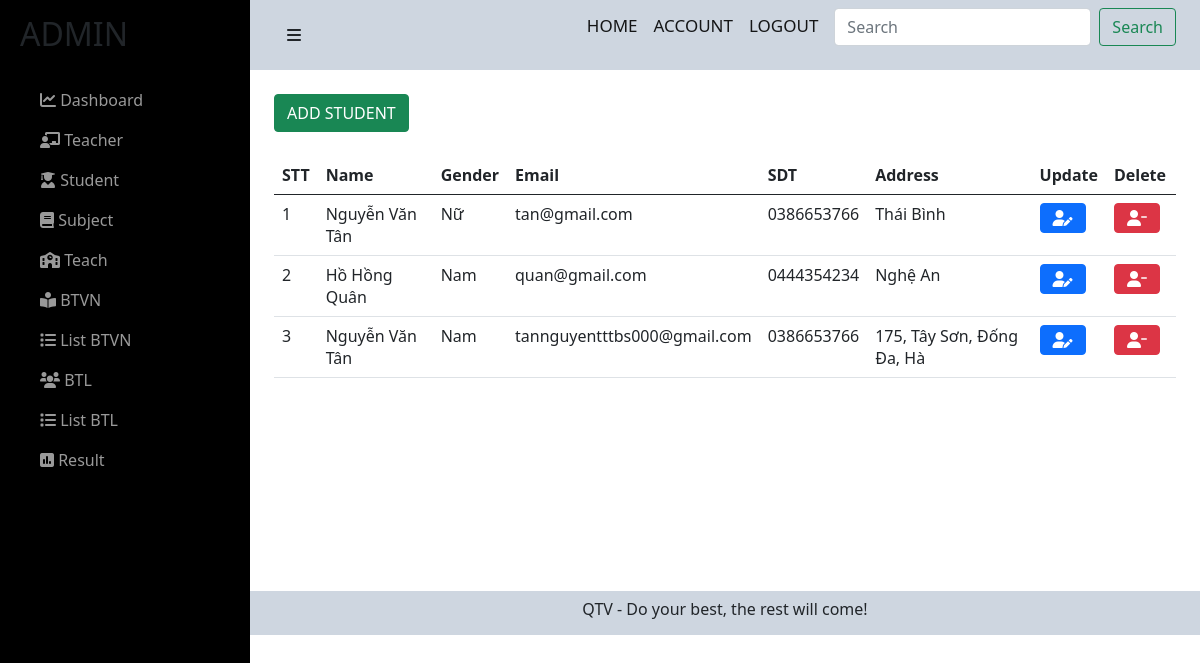
The page /admin/student.php on the database its author committed.
### tables this page shows
CREATE TABLE `sinhvien` (
  `idSV` int(11) NOT NULL,
  `nameSV` varchar(255) NOT NULL,
  `genderSV` tinyint(1) NOT NULL,
  `emailSV` varchar(255) NOT NULL,
  `sdtSV` varchar(255) NOT NULL,
  `addressSV` varchar(255) NOT NULL
);

### admin/student.php (the view, shortened to what this page needs)
<?php include('../config/config.php'); ?>
<link href="https://cdn.jsdelivr.net/npm/bootstrap@5.0.2/dist/css/bootstrap.min.css" rel="stylesheet">
<link rel="stylesheet" href="https://cdnjs.cloudflare.com/ajax/libs/font-awesome/6.0.0-beta2/css/all.min.css" />
<link rel="stylesheet" href="../css/teacher-admin.css">
<div id="wrapper">
    <div id="sidebar-wrapper">
        <ul class="sidebar-nav">
            <li class="sidebar-brand">
                <h2>ADMIN</h2>
            </li>
            <li>
                <a href="index.php"><i class="fas fa-chart-line"></i> Dashboard</a>
            </li>
            <li>
                <a href="teacher.php"><i class="fas fa-chalkboard-teacher"></i> Teacher</a>
            </li>
            <li>
                <a href="student.php"><i class="fas fa-user-graduate"></i> Student</a>
            </li>
            <li>
                <a href="subject.php"><i class="fas fa-book"></i> Subject</a>
            </li>
            <li>
                <a href=".teach.php"><i class="fas fa-school"></i> Teach</a>
            </li>
            <li>
                <a href="btvn.php"><i class="fas fa-book-reader"></i> BTVN</a>
            </li>
            <li>
                <a href="listbtvn.php"><i class="fas fa-list"></i> List BTVN</a>
            </li>
            <li>
                <a href="btl.php"><i class="fas fa-users"></i> BTL</a>
            </li>
            <li>
                <a href="listbtl.php"><i class="fas fa-list"></i> List BTL</a>
            </li>
            <li>
                <a href="result.php"><i class="fas fa-poll"></i> Result</a>
            </li>
        </ul>
    </div>
    <div id="page-content-wrapper">
        <div class="container-fluid">
            <div class="row">
                <div class="col-lg-12">
                    <nav class="navbar navbar-light">
                        <div class="container-fluid">
                            <a href="#menu-toggle" class="btn btn-default" id="menu-toggle"><i class="fas fa-bars"></i></a>
                            <form class="d-flex">
                                <a href="" class="navbar-brand">HOME</a>
                                <a href="" class="navbar-brand">ACCOUNT</a>
                                <a href="" class="navbar-brand">LOGOUT</a>
                                <input class="form-control me-2" type="search" placeholder="Search" aria-label="Search">
                                <button class="btn btn-outline-success" type="submit">Search</button>
                            </form>
                        </div>
                    </nav>
                    <div class="container">
                        <br>
                        <a href="./add-student-admin.php"><button class="btn btn-success"> ADD STUDENT</button></a>
                        <br><br>
                        <table class="table">
                            <thead>
                                <tr>
                                    <th scope="col">STT</th>
                                    <th scope="col">Name</th>
                                    <th scope="col">Gender</th>
                                    <th scope="col">Email</th>
                                    <th scope="col">SDT</th>
                                    <th scope="col">Address</th>
                                    <th scope="col">Update</th>
                                    <th scope="col">Delete</th>
                                </tr>
                            </thead>
                            <tbody>
                                <?php
                                $sql = "SELECT * from sinhvien";
                                $res = mysqli_query($conn, $sql);
                                $sn = 1;
                                if ($res == true) {
                                    while ($row = mysqli_fetch_assoc($res)) {
                                        $genderSV = $row['genderSV'];
                                ?>
                                        <tr>
                                            <td><?php echo $sn++ ?></td>
                                            <td><?php echo $row['nameSV']; ?></td>
                                            <td>
                                                <?php if ($genderSV == 1) {
                                                    echo 'Nam';
                                                }
                                                if ($genderSV == 0) {
                                                    echo 'Nữ';
                                                }
                                                ?>
                                            </td>
                                            <td><?php echo $row['emailSV']; ?></td>
                                            <td><?php echo $row['sdtSV']; ?></td>
                                            <td><?php echo $row['addressSV']; ?></td>
                                            <td>
                                                <a href="./upd-student-admin.php?idSV=<?php echo $row['idSV']; ?>"><button type="button" class="btn btn-primary text-white me-2"><i class="fas fa-user-edit"></i></button></a>
                                            </td>
                                            <td>
                                                <a href="./del-student-admin.php?idSV=<?php echo $row['idSV']; ?>"><button type="button" class="btn btn-danger text-white me-2"><i class="fas fa-user-minus"></i></button></a>
                                            </td>
                                        </tr>
                                <?php
                                    }
                                }
                                ?>
                            </tbody>
                        </table>
                    </div>
                </div>
            </div>
        </div>
        <footer>
            <p class="ftr text-center">
                QTV - Do your best, the rest will come!
            </p>
        </footer>
    </div>
</div>

### css/teacher-admin.css (style rules this page uses)
.row>* { padding : 0; }
#wrapper { padding-left: 0; -webkit-transition: all 0.5s ease; -moz-transition: all 0.5s ease; -o-transition: all 0.5s ease; transition: all 0.5s ease; }
.navbar-brand { font-size:17px; font-weight:500; }
#page-content-wrapper { padding: 50px; position: relative; }
#sidebar-wrapper { z-index: 1000; position: fixed; left: 250px; width: 0; height: 100%; margin-left: -250px; overflow-y: auto; background: #000; -webkit-transition: all 0.5s ease; -moz-transition: all 0.5s ease; -o-transition: all 0.5s ease; transition: all 0.5s ease; }
#page-content-wrapper { width: 100%; position: absolute; padding: 15px; }
.sidebar-nav { position: absolute; top: 0; width: 250px; margin: 0; padding: 0; list-style: none; }
.sidebar-nav li { text-indent: 20px; line-height: 40px; }
.sidebar-nav li a { display: block; text-decoration: none; color: #999999; }
.sidebar-nav > .sidebar-brand { height: 65px; font-size: 18px; line-height: 60px; margin-top: 15px; }
@media (min-width:768px) { #wrapper { padding-left: 250px; } }
@media (min-width:768px) { #sidebar-wrapper { width: 250px; } }
@media (min-width:768px) { #page-content-wrapper { padding: 0; position: relative; } }
.navbar, .ftr { background-color: #ced6e0; }
.ftr { height:44px; margin-bottom: 0; padding-top:6px; }
.container { min-height: 521px; }

### rows shown on the page
sinhvien: nameSV "Nguyễn Văn Tân", genderSV "Nữ", emailSV "tan@gmail.com", sdtSV "0386653766", addressSV "Thái Bình"
sinhvien: nameSV "Hồ Hồng Quân", genderSV "Nam", emailSV "quan@gmail.com", sdtSV "0444354234", addressSV "Nghệ An"
sinhvien: nameSV "Nguyễn Văn Tân", genderSV "Nam", emailSV "tannguyentttbs000@gmail.com", sdtSV "0386653766", addressSV "175, Tây Sơn, Đống Đa, Hà"
